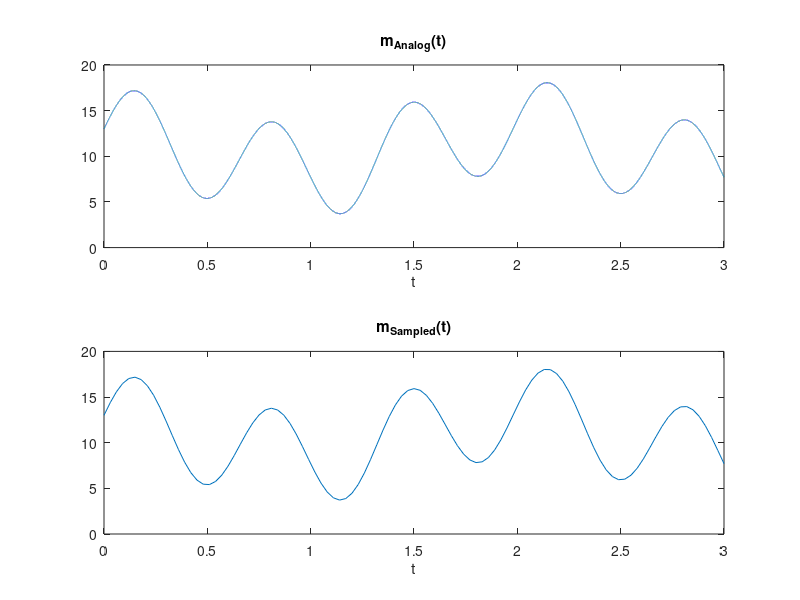
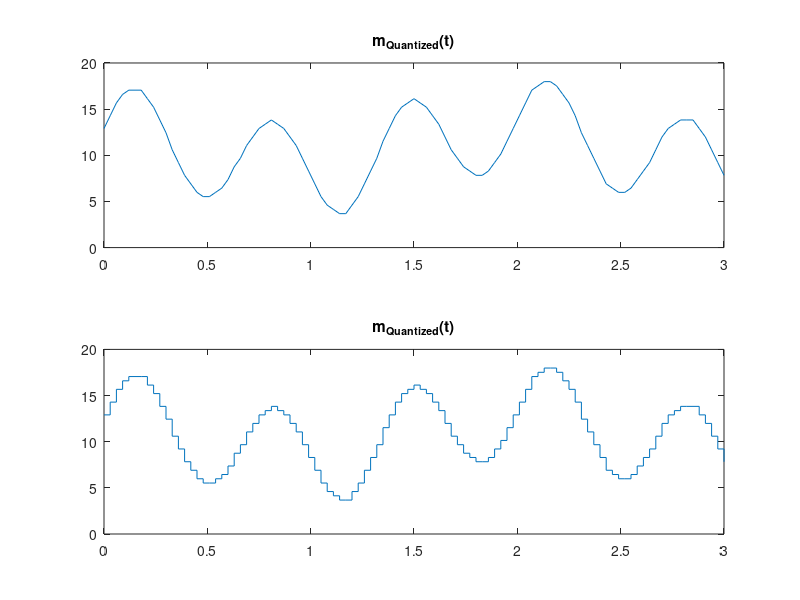

Recreate these plots in MATLAB, in order.
%%
clc;
close all;
clear;

%%  Part 1 & 2
N = 50000;
fs = 500;
Tend = 3;
t = 0:Tend / N:Tend;
m = @(t) 10 + 5 * sin(3 * pi * t) + 3 * (cos(pi * t)) .^ 3 + sin(pi * t / 4);
m = m(t);

md = m(1:fs:end);
td = 0:Tend / (N / fs):Tend;

figure;
subplot(2, 1, 1);
plot(t, m);
title("m_{Analog}(t)");
xlabel("t");

subplot(2, 1, 2);
plot(td, md);
title("m_{Sampled}(t)");
xlabel("t");

%%  Part 3
num_levels = 32;
e = 0.5;
m_range = e + max(md) - (min(md) + e);
Q_step = m_range / (num_levels - 1);
Q_levels = min(md) - e:Q_step:max(md) + e;

mq = zeros(size(md));

for i = 1:length(mq)
    [~, index] = min(abs(md(i) - Q_levels));
    mq(i) = Q_levels(index);
end

figure;
subplot(2, 1, 1);
plot(td, mq);
title("m_{Quantized}(t)");
subplot(2, 1, 2);
stairs(td, mq);
title("m_{Quantized}(t)");

%%  Part 4

% Convert quantized signal to Gray code

G_code = [[0 0 0 0 0];
            [0 0 0 0 1];
            [0 0 0 1 1];
            [0 0 0 1 0];
            [0 0 1 1 0];
            [0 0 1 1 1];
            [0 0 1 0 1];
            [0 0 1 0 0];
            [0 1 1 0 0];
            [0 1 1 0 1];
            [0 1 1 1 1];
            [0 1 1 1 0];
            [0 1 0 1 0];
            [0 1 0 1 1];
            [0 1 0 0 1];
            [0 1 0 0 0];
            [1 1 0 0 0];
            [1 1 0 0 1];
            [1 1 0 1 1];
            [1 1 0 1 0];
            [1 1 1 1 0];
            [1 1 1 1 1];
            [1 1 1 0 1];
            [1 1 1 0 0];
            [1 0 1 0 0];
            [1 0 1 0 1];
            [1 0 1 1 1];
            [1 0 1 1 0];
            [1 0 0 1 0];
            [1 0 0 1 1];
            [1 0 0 0 1];
            [1 0 0 0 0]];

mg = zeros(size(mq));
